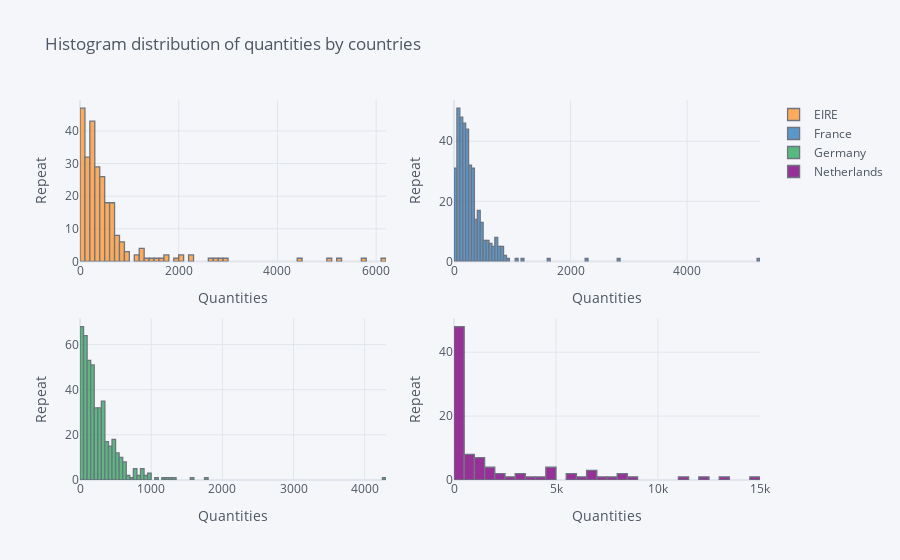

The code cell stored with this chart in its notebook:
### Code cell
plotfour.iplot(kind='hist',subplots=True, shape=(2, 2), xTitle='Quantities',
           yTitle='Repeat', title='Histogram distribution of quantities by countries')

### Figure 1 — Plotly figure (JSON) as saved in the notebook; plotly's stock layout.template omitted (floating-point values rounded to 4 significant figures; data arrays with more than 128 entries replaced by an {"elided": "..."} marker saying what was removed)
{"data": [{"histfunc": "count", "histnorm": "", "marker": {"color": "rgba(255, 153, 51, 1.0)", "line": {"color": "#4D5663", "width": 1.3}}, "name": "EIRE", "opacity": 0.8, "orientation": "v", "type": "histogram", "x": {"elided": "1171 int values"}, "xaxis": "x", "yaxis": "y"}, {"histfunc": "count", "histnorm": "", "marker": {"color": "rgba(55, 128, 191, 1.0)", "line": {"color": "#4D5663", "width": 1.3}}, "name": "France", "opacity": 0.8, "orientation": "v", "type": "histogram", "x": {"elided": "1171 int values"}, "xaxis": "x2", "yaxis": "y2"}, {"histfunc": "count", "histnorm": "", "marker": {"color": "rgba(50, 171, 96, 1.0)", "line": {"color": "#4D5663", "width": 1.3}}, "name": "Germany", "opacity": 0.8, "orientation": "v", "type": "histogram", "x": {"elided": "1171 int values"}, "xaxis": "x3", "yaxis": "y3"}, {"histfunc": "count", "histnorm": "", "marker": {"color": "rgba(128, 0, 128, 1.0)", "line": {"color": "#4D5663", "width": 1.3}}, "name": "Netherlands", "opacity": 0.8, "orientation": "v", "type": "histogram", "x": {"elided": "1171 int values"}, "xaxis": "x4", "yaxis": "y4"}], "layout": {"barmode": "overlay", "legend": {"bgcolor": "#F5F6F9", "font": {"color": "#4D5663"}}, "paper_bgcolor": "#F5F6F9", "plot_bgcolor": "#F5F6F9", "title": {"font": {"color": "#4D5663"}, "text": "Histogram distribution of quantities by countries"}, "xaxis": {"anchor": "y", "domain": [0, 0.45], "gridcolor": "#E1E5ED", "showgrid": true, "tickfont": {"color": "#4D5663"}, "title": {"font": {"color": "#4D5663"}, "text": "Quantities"}, "zerolinecolor": "#E1E5ED"}, "xaxis2": {"anchor": "y2", "domain": [0.55, 1], "gridcolor": "#E1E5ED", "showgrid": true, "tickfont": {"color": "#4D5663"}, "title": {"font": {"color": "#4D5663"}, "text": "Quantities"}, "zerolinecolor": "#E1E5ED"}, "xaxis3": {"anchor": "y3", "domain": [0, 0.45], "gridcolor": "#E1E5ED", "showgrid": true, "tickfont": {"color": "#4D5663"}, "title": {"font": {"color": "#4D5663"}, "text": "Quantities"}, "zerolinecolor": "#E1E5ED"}, "xaxis4": {"anchor": "y4", "domain": [0.55, 1], "gridcolor": "#E1E5ED", "showgrid": true, "tickfont": {"color": "#4D5663"}, "title": {"font": {"color": "#4D5663"}, "text": "Quantities"}, "zerolinecolor": "#E1E5ED"}, "yaxis": {"anchor": "x", "domain": [0.575, 1], "gridcolor": "#E1E5ED", "showgrid": true, "tickfont": {"color": "#4D5663"}, "title": {"font": {"color": "#4D5663"}, "text": "Repeat"}, "zerolinecolor": "#E1E5ED"}, "yaxis2": {"anchor": "x2", "domain": [0.575, 1], "gridcolor": "#E1E5ED", "showgrid": true, "tickfont": {"color": "#4D5663"}, "title": {"font": {"color": "#4D5663"}, "text": "Repeat"}, "zerolinecolor": "#E1E5ED"}, "yaxis3": {"anchor": "x3", "domain": [0, 0.425], "gridcolor": "#E1E5ED", "showgrid": true, "tickfont": {"color": "#4D5663"}, "title": {"font": {"color": "#4D5663"}, "text": "Repeat"}, "zerolinecolor": "#E1E5ED"}, "yaxis4": {"anchor": "x4", "domain": [0, 0.425], "gridcolor": "#E1E5ED", "showgrid": true, "tickfont": {"color": "#4D5663"}, "title": {"font": {"color": "#4D5663"}, "text": "Repeat"}, "zerolinecolor": "#E1E5ED"}}}
